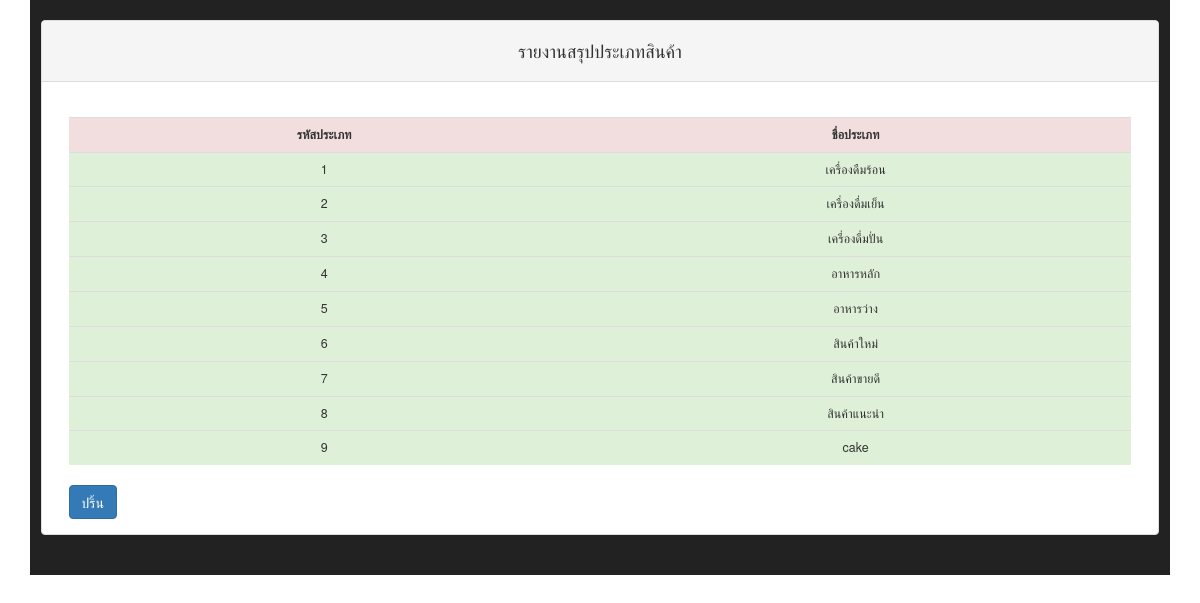
Screenshot of /recat.php with the database file from the repository.
### tables this page shows
CREATE TABLE `category` (
  `cat_id` int(11) NOT NULL,
  `cat_name` varchar(100) NOT NULL
);

### recat.php (the view, shortened to what this page needs)
<!DOCTYPE html>
<html lang="en">
    <head>
        <link href="css/bootstrap.css" rel="stylesheet">
        <link href="css/bootstrap.min.css" rel="stylesheet">
        <link href="css/dns_9.css" rel="stylesheet">
    </head>
	 <body>
        <div class="container">
            <div class="navbar-inverse">
                <br>
                <div class="three panel panel-default">
                    <div class="panel-heading"><center><h4>รายงานสรุปประเภทสินค้า</h4></center></div>
                    <div class="three panel-body">
                        <br>
<?php
include("conn.php");
$sql="select*from category";
$res=mysqli_query($conn,$sql);
?>
<table class="table table-striped ">
<tr>
<th class=" danger"><center><b>รหัสประเภท</center></th>
<th class=" danger"><center><b>ชื่อประเภท</center></th>
</tr>
<?php while($row=mysqli_fetch_array($res)){?>
<tr>
<th class=" success"><center><?php echo $row[cat_id];?></center></th>
<th class=" success"><center><?php echo $row[cat_name];?></center></th>
</tr>
<?php }?>
</table>
<a href="rememday.php?p=<?php echo"1";?>" class="btn btn-primary">ปริ้น</a>
</div>
</div>
<br>
</div>
</div>

### css/dns_9.css (style rules this page uses)
* { margin: 0; padding: 0; box-sizing: border-box; }
td, th { padding: 8px; padding: .5rem; }
th { text-align: left; font-weight: 300; font-size: 20px; font-size: 1.25rem; }
.table { width: 90%; padding: 16px; padding: 1rem; }
.table { width: 100%; padding: 16px; padding: 1rem; }

### rows the page displays
category: cat_id "1", cat_name "เครื่องดืมร้อน"
category: cat_id "2", cat_name "เครื่องดื่มเย็น"
category: cat_id "3", cat_name "เครื่องดื่มปั่น"
category: cat_id "4", cat_name "อาหารหลัก"
category: cat_id "5", cat_name "อาหารว่าง"
category: cat_id "6", cat_name "สินค้าใหม่"
category: cat_id "7", cat_name "สินค้าขายดี"
category: cat_id "8", cat_name "สินค้าแนะนำ"
category: cat_id "9", cat_name "cake"
